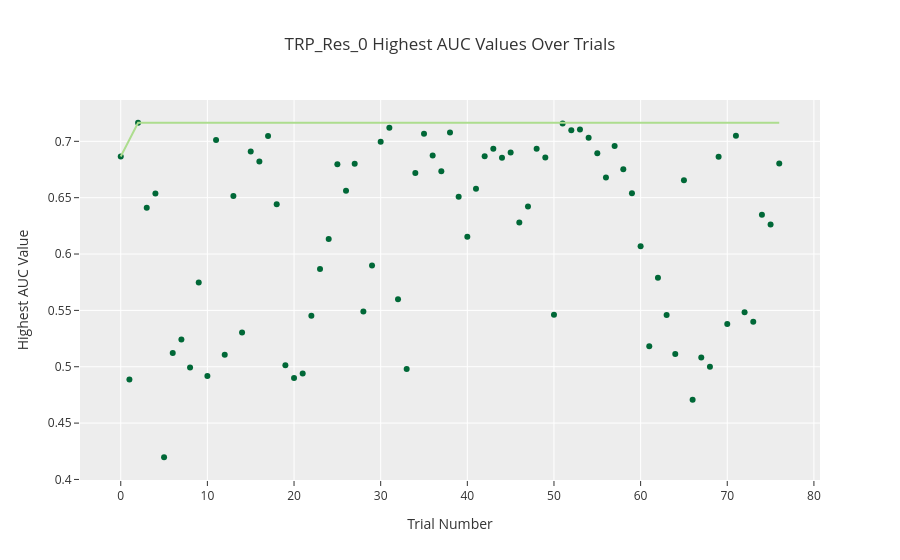

The code cell stored with this chart in its notebook:
### Code cell
import pandas as pd
import plotly.graph_objects as go
import numpy as np

metric_column = 'mean_val_AUC'

running_best_AUC = 0
best_AUC_values = []
best_values_index = []

for idx, row in df.iterrows():
    #print(idx)
    #best_values_index.append(idx)
    if row[metric_column] > running_best_AUC:
        running_best_AUC = row[metric_column]
        best_AUC_values.append(running_best_AUC)
        best_values_index.append(row['trial_numbers'])

# add a point at the end of the lists to make the line reach the end of the plot
best_AUC_values.append(running_best_AUC)
best_values_index.append(df['trial_numbers'].max())


# Create a scatter plot for the highest values
fig = go.Figure()
fig.update_layout(template="ggplot2")

# Add scatter plot for the highest values over time
fig.add_trace(go.Scatter(x=df['trial_numbers'], 
                         y=df[metric_column], 
                         text=df['trial_id'],
                         mode='markers', 
                         name='Trial',
                         hovertemplate="<b>%{text}</b><br>Trial # %{x}<br> AUC=%{y:.4f}",
                         line_color='rgb(0,104,55)',
                         )
                         )

fig.add_trace(go.Scatter(x=best_values_index, y=best_AUC_values, mode='lines', name='Running Best', line_color= 'rgb(173,221,142)'))



# Set axis titles
fig.update_layout(
    title=HP_exp_name + " Highest AUC Values Over Trials",
    xaxis_title="Trial Number",
    yaxis_title="Highest AUC Value",
    showlegend=False,
)
# Display the figure
fig.show()

path = os.path.join(HP_results_dir, "Timeline.html")
fig.write_html(path)              # save to html

### Figure 1 — Plotly figure (JSON) as saved in the notebook; plotly's stock layout.template omitted (floating-point values rounded to 4 significant figures)
{"data": [{"hovertemplate": "<b>%{text}</b><br>Trial # %{x}<br> AUC=%{y:.4f}", "line": {"color": "rgb(0,104,55)"}, "mode": "markers", "name": "Trial", "text": ["3925b6e8", "29f152c5", "01c3fe40", "9392264c", "b13770da", "b197e597", "a823e3aa", "cdc671d3", "02c1d53c", "cc3520c6", "43cf34a9", "7fb0aae6", "2ea1414b", "0c643c3b", "3de283bb", "a0d2b1d5", "83a2f464", "ecfd66c9", "749a3b5c", "bc9fe036", "5210a85d", "a521d6a1", "f52cad46", "b486a066", "a7741682", "3d3a1c8b", "56e59e71", "47bea12e", "1772fe12", "2d617ac1", "83cfd1e0", "71531696", "881bd35b", "ee022040", "80e66103", "60d206be", "2ca047a9", "7a13d44b", "cee8b56d", "8a8d536b", "36eb3679", "295d8956", "34a2151c", "9f32aebc", "f790fd34", "68462ac0", "092ddd82", "b9a0ddf3", "337a94ad", "3785c3a4", "84d779b2", "b5ec51ee", "7dd05d0d", "5624ecd8", "cd1f5252", "ed92854b", "920d32e9", "2f6f610b", "55084ff7", "4bfdd075", "4023f1cf", "47a3fb8d", "10e16e34", "07d210c8", "8b28d7e1", "a9ab9715", "6d983365", "0fa48106", "413c0b02", "886582cf", "66e64de4", "02317cc6", "35fc3dd4", "315c7ac3", "7605a179", "bd76f1fd", "726cba58"], "type": "scatter", "x": [0, 1, 2, 3, 4, 5, 6, 7, 8, 9, 10, 11, 12, 13, 14, 15, 16, 17, 18, 19, 20, 21, 22, 23, 24, 25, 26, 27, 28, 29, 30, 31, 32, 33, 34, 35, 36, 37, 38, 39, 40, 41, 42, 43, 44, 45, 46, 47, 48, 49, 50, 51, 52, 53, 54, 55, 56, 57, 58, 59, 60, 61, 62, 63, 64, 65, 66, 67, 68, 69, 70, 71, 72, 73, 74, 75, 76], "y": [0.6866, 0.4886, 0.7165, 0.641, 0.6538, 0.4197, 0.5122, 0.5242, 0.4993, 0.5747, 0.4917, 0.7012, 0.5107, 0.6515, 0.5303, 0.691, 0.6821, 0.7048, 0.6442, 0.5013, 0.4901, 0.4939, 0.5452, 0.5866, 0.6134, 0.6796, 0.656, 0.6801, 0.549, 0.5898, 0.6995, 0.712, 0.5598, 0.4979, 0.6719, 0.7067, 0.6873, 0.6735, 0.7077, 0.6509, 0.6154, 0.658, 0.6867, 0.6935, 0.6854, 0.69, 0.628, 0.6422, 0.6934, 0.6857, 0.5462, 0.7159, 0.7098, 0.7104, 0.7032, 0.6893, 0.668, 0.6959, 0.6751, 0.654, 0.6069, 0.5181, 0.579, 0.5459, 0.5114, 0.6655, 0.4708, 0.5083, 0.5, 0.6862, 0.5379, 0.7049, 0.5483, 0.54, 0.6349, 0.6262, 0.6804]}, {"line": {"color": "rgb(173,221,142)"}, "mode": "lines", "name": "Running Best", "type": "scatter", "x": [0, 2, 76], "y": [0.6866, 0.7165, 0.7165]}], "layout": {"showlegend": false, "title": {"text": "TRP_Res_0 Highest AUC Values Over Trials"}, "xaxis": {"title": {"text": "Trial Number"}}, "yaxis": {"title": {"text": "Highest AUC Value"}}}}
